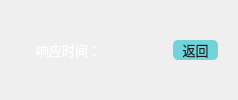
                      <widget class="QWidget" name="widget_response_bottom" native="true">
                       <property name="minimumSize">
                        <size>
                         <width>0</width>
                         <height>25</height>
                        </size>
                       </property>
                       <property name="font">
                        <font>
                         <family>OPPOSans B</family>
                         <pointsize>10</pointsize>
                         <stylestrategy>PreferAntialias</stylestrategy>
                        </font>
                       </property>
                       <property name="styleSheet">
                        <string notr="true">#widget_response_bottom{
	/*background-color: rgb(54, 81, 97);
	border-bottom-left-radius: 10px;
	border-bottom-right-radius: 10px;*/
}
</string>
                       </property>
                       <layout class="QHBoxLayout" name="horizontalLayout_6">
                        <property name="spacing">
                         <number>0</number>
                        </property>
                        <property name="leftMargin">
                         <number>3</number>
                        </property>
                        <property name="topMargin">
                         <number>0</number>
                        </property>
                        <property name="rightMargin">
                         <number>0</number>
                        </property>
                        <property name="bottomMargin">
                         <number>0</number>
                        </property>
                        <item>
                         <spacer name="horizontalSpacer_29">
                          <property name="font">
                           <font>
                            <stylestrategy>PreferAntialias</stylestrategy>
                           </font>
                          </property>
                          <property name="orientation">
                           <enum>Qt::Horizontal</enum>
                          </property>
                          <property name="sizeType">
                           <enum>QSizePolicy::Fixed</enum>
                          </property>
                          <property name="sizeHint" stdset="0">
                           <size>
                            <width>10</width>
                            <height>20</height>
                           </size>
                          </property>
                         </spacer>
                        </item>
                        <item>
                         <widget class="QLabel" name="label_req">
                          <property name="font">
                           <font>
                            <family>OPPOSans B</family>
                            <pointsize>10</pointsize>
                            <stylestrategy>PreferAntialias</stylestrategy>
                           </font>
                          </property>
                          <property name="styleSheet">
                           <string notr="true">color: rgb(255, 255, 255);
background-color: rgba(255, 255, 255, 0);
border-top-left-radius: 15px;
border: 0px solid rgba(212, 212, 212, 50);</string>
                          </property>
                          <property name="text">
                           <string/>
                          </property>
                         </widget>
                        </item>
                        <item>
                         <spacer name="horizontalSpacer_7">
                          <property name="font">
                           <font>
                            <stylestrategy>PreferAntialias</stylestrategy>
                           </font>
                          </property>
                          <property name="orientation">
                           <enum>Qt::Horizontal</enum>
                          </property>
                          <property name="sizeType">
                           <enum>QSizePolicy::Fixed</enum>
                          </property>
                          <property name="sizeHint" stdset="0">
                           <size>
                            <width>10</width>
                            <height>20</height>
                           </size>
                          </property>
                         </spacer>
                        </item>
                        <item>
                         <widget class="QLabel" name="label_time">
                          <property name="minimumSize">
                           <size>
                            <width>0</width>
                            <height>0</height>
                           </size>
                          </property>
                          <property name="maximumSize">
                           <size>
                            <width>16777215</width>
                            <height>20</height>
                           </size>
                          </property>
                          <property name="font">
                           <font>
                            <family>OPPOSans B</family>
                            <pointsize>10</pointsize>
                            <stylestrategy>PreferAntialias</stylestrategy>
                           </font>
                          </property>
                          <property name="styleSheet">
                           <string notr="true">color: rgb(255, 255, 255);
padding-left:2px;
padding-right:10px;</string>
                          </property>
                          <property name="text">
                           <string>响应时间：</string>
                          </property>
                         </widget>
                        </item>
                        <item>
                         <spacer name="horizontalSpacer_24">
                          <property name="font">
                           <font>
                            <stylestrategy>PreferAntialias</stylestrategy>
                           </font>
                          </property>
                          <property name="orientation">
                           <enum>Qt::Horizontal</enum>
                          </property>
                          <property name="sizeType">
                           <enum>QSizePolicy::Fixed</enum>
                          </property>
                          <property name="sizeHint" stdset="0">
                           <size>
                            <width>10</width>
                            <height>20</height>
                           </size>
                          </property>
                         </spacer>
                        </item>
                        <item>
                         <widget class="QLabel" name="label_headers">
                          <property name="sizePolicy">
                           <sizepolicy hsizetype="Expanding" vsizetype="Preferred">
                            <horstretch>0</horstretch>
                            <verstretch>0</verstretch>
                           </sizepolicy>
                          </property>
                          <property name="minimumSize">
                           <size>
                            <width>0</width>
                            <height>20</height>
                           </size>
                          </property>
                          <property name="maximumSize">
                           <size>
                            <width>16777215</width>
                            <height>20</height>
                           </size>
                          </property>
                          <property name="font">
                           <font>
                            <family>OPPOSans B</family>
                            <pointsize>10</pointsize>
                            <stylestrategy>PreferAntialias</stylestrategy>
                           </font>
                          </property>
                          <property name="styleSheet">
                           <string notr="true">color: rgb(255, 255, 255);</string>
                          </property>
                          <property name="text">
                           <string/>
                          </property>
                          <property name="alignment">
                           <set>Qt::AlignLeading|Qt::AlignLeft|Qt::AlignVCenter</set>
                          </property>
                         </widget>
                        </item>
                        <item>
                         <spacer name="horizontalSpacer_6">
                          <property name="font">
                           <font>
                            <stylestrategy>PreferAntialias</stylestrategy>
                           </font>
                          </property>
                          <property name="orientation">
                           <enum>Qt::Horizontal</enum>
                          </property>
                          <property name="sizeHint" stdset="0">
                           <size>
                            <width>40</width>
                            <height>20</height>
                           </size>
                          </property>
                         </spacer>
                        </item>
                        <item>
                         <widget class="QToolButton" name="toolButton_return">
                          <property name="minimumSize">
                           <size>
                            <width>45</width>
                            <height>20</height>
                           </size>
                          </property>
                          <property name="maximumSize">
                           <size>
                            <width>45</width>
                            <height>20</height>
                           </size>
                          </property>
                          <property name="font">
                           <font>
                            <family>OPPOSans B</family>
                            <pointsize>10</pointsize>
                            <weight>50</weight>
                            <italic>false</italic>
                            <bold>false</bold>
                            <stylestrategy>PreferAntialias</stylestrategy>
                           </font>
                          </property>
                          <property name="styleSheet">
                           <string notr="true">QToolButton {
	color: rgb(26, 26, 26);
	background-color: rgb(113, 212, 219);
	border-radius: 5px;
}

QToolButton::menu-indicator { 
	image: None;
}

 
QToolButton:hover {
	color: rgb(26, 26, 26);
	background-color: rgb(113, 212, 219);
}</string>
                          </property>
                          <property name="text">
                           <string>返回</string>
                          </property>
                          <property name="iconSize">
                           <size>
                            <width>18</width>
                            <height>18</height>
                           </size>
                          </property>
                          <property name="toolButtonStyle">
                           <enum>Qt::ToolButtonTextBesideIcon</enum>
                          </property>
                         </widget>
                        </item>
                        <item>
                         <spacer name="horizontalSpacer_11">
                          <property name="orientation">
                           <enum>Qt::Horizontal</enum>
                          </property>
                          <property name="sizeType">
                           <enum>QSizePolicy::Fixed</enum>
                          </property>
                          <property name="sizeHint" stdset="0">
                           <size>
                            <width>20</width>
                            <height>20</height>
                           </size>
                          </property>
                         </spacer>
                        </item>
                       </layout>
                      </widget>
